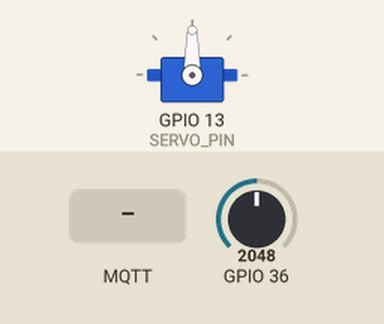
Bench run of a program on a simulated ESP32. On the bench: servo. The inputs (shaded band) are chosen by the test bench; at power-on: GPIO 36 = 2048. WiFi joins after 1.5 s; servers stay silent unless stated; random numbers use the default seed unless the program sets one; no MQTT or app messages arrive unless stated; what the program prints to the serial monitor is not drawn.

Above: at 2.7 s.
2.8 s: MQTT message "muda" arrives on the first subscribed topic
At 3.2 s:
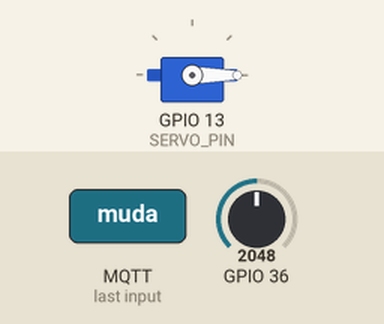
4.3 s: MQTT message "on" arrives on the first subscribed topic
5.8 s: MQTT message "off" arrives on the first subscribed topic
Timing chart, 0 to 8.8 s (numbered marks = the images above; inputs shaded):
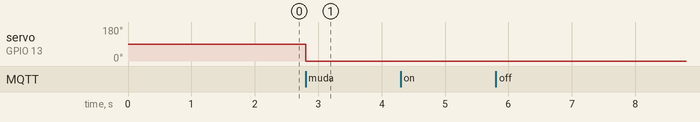

Measured:
- after the input at 2.8 s, servo on GPIO 13 (SERVO_PIN): 90° → 0° at once
- after the input at 4.3 s, every drawn part: stays the same
- after the input at 5.8 s, every drawn part: stays the same

The program:

main.cpp
```cpp
#include <Arduino.h>
#include <ArduinoJson.h>
#include "iot.h"
#include "atuadores.h"

#define mqtt_pub_topic1 "projeto/servo/portao"

unsigned long tempo_anterior = 0;
const unsigned long intervalo = 1000;

void setup()
{
  Serial.begin(115200);
  setup_wifi();
  inicializa_mqtt();
  inicializa_servos();
}

void loop()
{
  atualiza_mqtt();

  if (millis() - tempo_anterior >= intervalo)
  {
    tempo_anterior = millis();
    int angulo = map(analogRead(A0), 0, 4095, 0, 180);
    String json;
    JsonDocument doc;
    doc["PortaoState"] = angulo;
    serializeJson(doc, json);
    publica_mqtt(mqtt_pub_topic1, json);
  }
}
```

atuadores.h
```cpp
void inicializa_servos();
void posiciona_servo(int);
```

iot.h
```cpp
#pragma once

void setup_wifi();

void inicializa_mqtt();

void publica_mqtt(String topico, String msg);

void atualiza_mqtt();
```

senhas.h
```cpp
const char *ssid = "MQTT";
const char *password = "info@134";

const char *AWS_IOT_ENDPOINT = "a2iwf6icfjosiu-ats.iot.us-east-1.amazonaws.com"; // AWS endpoint
const int mqtt_port = 8883;

#include <pgmspace.h>
#define THINGNAME "esp32_projeto" //Nome do Thing

// AWS IoT core credenciais
// TLS1.2
// Amazon Root CA
static const char AWS_CERT_CA[] PROGMEM =
// FLAG= indicador sinalizar algo, e o r"eof e utiliazado para quebrar linhas
R"EOF(-----BEGIN CERTIFICATE-----
MIIDQTCCAimgAwIBAgITBmyfz5m/jAo54vB4ikPmljZbyjANBgkqhkiG9w0BAQsF
ADA5MQswCQYDVQQGEwJVUzEPMA0GA1UEChMGQW1hem9uMRkwFwYDVQQDExBBbWF6
b24gUm9vdCBDQSAxMB4XDTE1MDUyNjAwMDAwMFoXDTM4MDExNzAwMDAwMFowOTEL
MAkGA1UEBhMCVVMxDzANBgNVBAoTBkFtYXpvbjEZMBcGA1UEAxMQQW1hem9uIFJv
b3QgQ0EgMTCCASIwDQYJKoZIhvcNAQEBBQADggEPADCCAQoCggEBALJ4gHHKeNXj
ca9HgFB0fW7Y14h29Jlo91ghYPl0hAEvrAIthtOgQ3pOsqTQNroBvo3bSMgHFzZM
9O6II8c+6zf1tRn4SWiw3te5djgdYZ6k/oI2peVKVuRF4fn9tBb6dNqcmzU5L/qw
IFAGbHrQgLKm+a/sRxmPUDgH3KKHOVj4utWp+UhnMJbulHheb4mjUcAwhmahRWa6
VOujw5H5SNz/0egwLX0tdHA114gk957EWW67c4cX8jJGKLhD+rcdqsq08p8kDi1L
93FcXmn/6pUCyziKrlA4b9v7LWIbxcceVOF34GfID5yHI9Y/QCB/IIDEgEw+OyQm
jgSubJrIqg0CAwEAAaNCMEAwDwYDVR0TAQH/BAUwAwEB/zAOBgNVHQ8BAf8EBAMC
AYYwHQYDVR0OBBYEFIQYzIU07LwMlJQuCFmcx7IQTgoIMA0GCSqGSIb3DQEBCwUA
A4IBAQCY8jdaQZChGsV2USggNiMOruYou6r4lK5IpDB/G/wkjUu0yKGX9rbxenDI
U5PMCCjjmCXPI6T53iHTfIUJrU6adTrCC2qJeHZERxhlbI1Bjjt/msv0tadQ1wUs
N+gDS63pYaACbvXy8MWy7Vu33PqUXHeeE6V/Uq2V8viTO96LXFvKWlJbYK8U90vv
o/ufQJVtMVT8QtPHRh8jrdkPSHCa2XV4cdFyQzR1bldZwgJcJmApzyMZFo6IQ6XU
5MsI+yMRQ+hDKXJioaldXgjUkK642M4UwtBV8ob2xJNDd2ZhwLnoQdeXeGADbkpy
rqXRfboQnoZsG4q5WTP468SQvvG5
-----END CERTIFICATE-----)EOF";

// Certificado do dispositivo
static const char AWS_CERT_CRT[] PROGMEM =
R"KEY(-----BEGIN CERTIFICATE-----
MIIDWjCCAkKgAwIBAgIVAO6Ps+ilbaHbpMHPI/U/rKRRBQ0mMA0GCSqGSIb3DQEB
CwUAME0xSzBJBgNVBAsMQkFtYXpvbiBXZWIgU2VydmljZXMgTz1BbWF6b24uY29t
IEluYy4gTD1TZWF0dGxlIFNUPVdhc2hpbmd0b24gQz1VUzAeFw0yNDA5MTcxOTMz
NTlaFw00OTEyMzEyMzU5NTlaMB4xHDAaBgNVBAMME0FXUyBJb1QgQ2VydGlmaWNh
dGUwggEiMA0GCSqGSIb3DQEBAQUAA4IBDwAwggEKAoIBAQDT2LSEpt56b+QfkKMQ
GIKyQPt2OfxBqdjZEe0rjEegAUrtpYy3vXx3N/tQ+pQ38JAmCXwXkSlCLPgQkcHW
jdZezSgTfLlakBZUKDPlhG566EnbXnCnLH+q0u26nxejlVIttS+UY8JaoE0KpXA3
cYylfhWRc29a//j9ZTcJY/LKNNxUK3owu2/6VB27jENtVksLvDeLjyKhX2lBeZQs
UqU+pn1nyqPYUc34LRRxWbrXmCvQpZAVeLAM7H3yXFionoCuf5HBfWqvfb3v8dny
STdn87MblfErGXaTpLgLx7XFFKuTlgfuAgm2WZdRcn+panFKutbGBMeOUbuQFkV2
1383AgMBAAGjYDBeMB8GA1UdIwQYMBaAFKAJ8WBqPkT6Eu5aqxrpE3SlyhqYMB0G
A1UdDgQWBBQk/VIHnGKKXnS1MR9z+dJWAsaIBDAMBgNVHRMBAf8EAjAAMA4GA1Ud
DwEB/wQEAwIHgDANBgkqhkiG9w0BAQsFAAOCAQEAbk139ud0+8UMLhDEw48CknHD
9j3vxzTRPLAEeN0VZxgfRAZ3FhI6QJqxS7QEJdYrF5Cb/C6tbYOnSyk7p3GE+Vpz
9VA6p+zFySJ7iqPIP3ARioXlsGv9D8sjV70Xk7nzMb+AchBrFHKe/nv8diMpVoLk
fyxfBWAohKVw8p3YySkXEwoy2Yh99cKjnLYfNxvb3Pnw7LQ9PoSi2w39+KqPSpZF
puLWpG+6OPbGzc5kSFIwJ9paZGTmky6Wrn40yu0GzzfcQY9Il2KYXAq2YnhG9mR+
F5xHWQpR4WDzYFO45F4JYZaICKbAPC20NF3ovAmxWzi9+1inzm2N2i8lOz9UPQ==
-----END CERTIFICATE-----)KEY";

static const char AWS_CERT_PRIVATE[] PROGMEM =
R"KEY(-----BEGIN RSA PRIVATE KEY-----
MIIEpQIBAAKCAQEA09i0hKbeem/kH5CjEBiCskD7djn8QanY2RHtK4xHoAFK7aWM
t718dzf7UPqUN/CQJgl8F5EpQiz4EJHB1o3WXs0oE3y5WpAWVCgz5YRueuhJ215w
pyx/qtLtup8Xo5VSLbUvlGPCWqBNCqVwN3GMpX4VkXNvWv/4/WU3CWPyyjTcVCt6
MLtv+lQdu4xDbVZLC7w3i48ioV9pQXmULFKlPqZ9Z8qj2FHN+C0UcVm615gr0KWQ
FXiwDOx98lxYqJ6Arn+RwX1qr3297/HZ8kk3Z/OzG5XxKxl2k6S4C8e1xRSrk5YH
7gIJtlmXUXJ/qWpxSrrWxgTHjlG7kBZFdtd/NwIDAQABAoIBAQCe2aISzeWJPZl7
KcN78EUgUKW+MyC6RBe8PTrwKpISoqWCqV5o8IcCBlJGmH7Hq3ULcJVCPrEHVBz2
n7UPou+ZypBAfIeoJt73X+X6NmF5e/DVs20Zjb51YxCrnVvmZ7NlXrU8uckkl4rt
brxEdrqV5YNau4pGXCZiK6EnQ3DsuXT4Cr2BKACupG07YOwupdeZ2LEdBcxUerL1
1XuAhWNCqhWK5K8SOg72Lrfj7zN3buVEK/qR82caAgC3bxINn4jxjouNwzsf51UU
27aDHN1/tn+jPbFAccYSXWjGOlXNKDYJM5jyp4283EpA0/mjqr514N0X+PsAaqMf
FK1RHTnBAoGBAPGv3rMAR9Qvl4WAbm+rjdvW6N5bnKQLKJC8dy88rFOZz10pW8aV
clKVAGKx+0xcUPskT3xm+GueGrkGm/LLUlYTHhf+dnBCuhd2VxoqpZUI1eWoUWFc
ruGI/pWToIOy1cCkyMkgvOEgn2+rz3CpGkZdixVa+J81I/8G38sK8shxAoGBAOBk
byxAhRpAdpTAhzx/z6HqjGw2pvYuvWrxQhvOgL1PtjuWjdGWYlNIw77Z2QWqTn10
PtQl89u3fBTTVL5GT4SxSKGnXH2yFqbRXkLNXMMyuNO5Rm8/NGwzAO2t4y59ZyYa
qq94IrjvXB6ZAhipSx/Tx1VZoybp6Gw1Z7cfVVYnAoGACYSom5oWOhgJups9Pi6e
bpr/Hsqy148M8O5LL1QPYVd8YCnh0GdQUkpF8p0ZzX8RPWLHspmHjQ1z9fd5qs0x
F+y20bEWzwMBuyzQ71ngnYb0jY/cbJ4u0PkJNbDTsHwZiPW0Zp9gcOlM/iPhDonK
XB0Q/i1P/00jdsa5h5CN0TECgYEAw0oFi2DXtoI18b4htKCTxxpHfgKOiqEhD0rL
O0IcvyX5tqCP6sFT76HbYmVcQFb5Gqwp5h7lvepRnhpSnYq5uAVG7hGnKGnu1t5O
iBsMyYGCZBnSWA2NBUHaZAC7QIG5XOtGc5I9ve/rn2GQ9n+YNynsSLbLjJl0Q4Cz
NCeb8G8CgYEAmL53mygHiJuMRSpE0PiVCZhUw2MhCAQbpSWkSqr2D7mFmRPsVC16
9euCbqHo1lNlE9azaSa+EM1Foou9TzPp7+iwthixm3rIpy+zJyFEVP96AEUr6coX
w9rCWyofTAtVXZ4IRkjyR/u4lZVxBlLOw3Ld7xTNSfjlhGzGp6DtJYE=
-----END RSA PRIVATE KEY-----)KEY";
```

atuadores.cpp
```cpp
#include <ESP32Servo.h>
#include "atuadores.h"

#define SERVO_PIN 13

Servo servoMotor;

void inicializa_servos()
{
    servoMotor.attach(SERVO_PIN, 500, 2500);
}

void posiciona_servo(int angulo=0)
{
    servoMotor.write(angulo);
}
```

iot.cpp
```cpp
#include <Arduino.h>
#include <WiFi.h>
#include <PubSubClient.h>
#include <WiFiClientSecure.h>
#include <ArduinoJson.h>
#include "iot.h"
#include "senhas.h"
#include "atuadores.h"

// Definição dos tópicos de inscrição
#define mqtt_sub_topic1 "projeto/teste"

// Definição do ID do cliente MQTT randomico
const String cliente_id = "ESP32Clientd" + String(random(0xffff), HEX);

// Definição dos dados de conexão
WiFiClient espClient;
PubSubClient client(espClient);

// Protótipos das funções
void tratar_msg(char *topic, String msg);
void callback(char *topic, byte *payload, unsigned int length);
void reconecta_mqtt();
void inscricao_topicos();

// Inicia a conexão WiFi
void setup_wifi()
{
    Serial.println();
    Serial.print("Conectando-se a Rede WiFi ");
    Serial.print(ssid);
    WiFi.begin(ssid, password);
    while (WiFi.status() != WL_CONNECTED)
    {
        delay(500);
        Serial.print(".");
    }
    Serial.println();
    Serial.print("Conectado ao WiFi com sucesso com IP: ");
    Serial.println(WiFi.localIP());

    espClient.setCACert(AWS_CERT_CA);
    espClient.setCertificate(AWS_CERT_CRT);
    espClient.setPrivateKey(AWS_CERT_PRIVATE);
}

// Inicia a conexão MQTT
void inicializa_mqtt()
{
    client.setServer(AWS_IOT_ENDPOINT, mqtt_port);
    client.setCallback(callback);
}
// Atualiza a conexão MQTT
void atualiza_mqtt()
{
    client.loop();
    if (!client.connected()) // Corrigido: use `!client.connected()` em vez de `client.state() != MQTT_CONNECTED`
    {
        reconecta_mqtt();
    }
}
// Função de callback chamada quando uma mensagem é recebida
void callback(char *topic, byte *payload, unsigned int length)
{
  Serial.printf("Mensagem recebida [ %s ] \n\r", topic);
  String msg = "";
  for (int i = 0; i < length; i++)
  {
    Serial.print((char)payload[i]);
    msg += (char)payload[i];
  }
  Serial.println();
  tratar_msg(topic, msg);
}

// Função de reconexão ao Broker MQTT
void reconecta_mqtt()
{
  while (!client.connected())
  {
    Serial.print("Tentando se conectar ao Broker MQTT: ");
    Serial.println(AWS_IOT_ENDPOINT);
    if (client.connect(THINGNAME))
    {
      Serial.println("Conectado ao Broker MQTT");
      inscricao_topicos();
    }
    else
    {
      Serial.println("Falha ao conectar ao Broker.");
      Serial.println("Havera nova tentativa de conexao em 2 segundos");
      delay(2000);
    }
  }
}

// Publica uma mensagem no tópico MQTT
void publica_mqtt(String topico, String msg)
{
    client.publish(topico.c_str(), msg.c_str());
}

//!----------------------------------------
// TODO Alterar a programação apartir daqui
//!----------------------------------------

// Inscreve nos tópicos MQTT
void inscricao_topicos()
{
    client.subscribe(mqtt_sub_topic1); // LED 1
}

// Trata as mensagens recebidas
void tratar_msg(char *topic, String msg)
{
    if (strcmp(topic, mqtt_sub_topic1) == 0)
    {
        JsonDocument doc;
        deserializeJson(doc, msg);
        bool RotacaoMotor = doc["PortaoState"];

        if (RotacaoMotor)
            posiciona_servo(180);

        else if (!RotacaoMotor)
            posiciona_servo(0);
        else if (msg == "muda")
            RotacaoMotor = !RotacaoMotor;
    }
}
```
